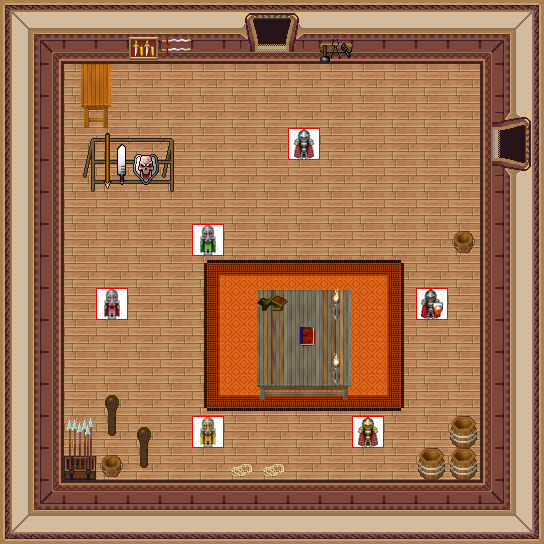

A level layout from a 2D game, rendered from its tile map. Below: a short description, then the map file with tile-grid data replaced by summaries:
An orthogonal 17x17 tile map with 32x32 px tiles, 6 tile layers (0_floor, 1_terrain, 2_object, 3_roof, ...), 1 hidden layer not drawn, 22 tilesets.

<map version="1.2" tiledversion="1.2.2" orientation="orthogonal" renderorder="right-down" width="17" height="17" tilewidth="32" tileheight="32" infinite="0" nextlayerid="8" nextobjectid="1">
 <tileset firstgid="1" name="wall red" tilewidth="32" tileheight="32" tilecount="16" columns="4">
  <image source="../../tileset/building/wall/int_wall_dark_red.png" width="128" height="128" />
 </tileset>
 <tileset firstgid="17" name="int red wall" tilewidth="32" tileheight="32" tilecount="16" columns="4">
  <image source="../../tileset/building/wall/int_wall_dark_red_corners.png" width="128" height="128" />
 </tileset>
 <tileset firstgid="33" name="collision" tilewidth="32" tileheight="32" tilecount="1" columns="1">
  <image source="../../tileset/logic/collision.png" width="32" height="32" />
 </tileset>
 <tileset firstgid="34" name="kafelki" tilewidth="32" tileheight="32" tilecount="91" columns="7">
  <image source="../../tileset/pol/domki/podloga/kafelki_blyszczace3smok.png" width="224" height="416" />
 </tileset>
 <tileset firstgid="125" name="drzwi" tilewidth="32" tileheight="32" tilecount="12" columns="3">
  <image source="../../tileset/building/entrance/dark_red_ns.png" width="96" height="128" />
 </tileset>
 <tileset firstgid="137" name="dark_red_ew" tilewidth="32" tileheight="32" tilecount="12" columns="4">
  <image source="../../tileset/building/entrance/dark_red_ew.png" width="128" height="96" />
 </tileset>
 <tileset firstgid="149" name="pol_rycerze" tilewidth="32" tileheight="32" tilecount="9" columns="9">
  <image source="../../tileset/logic/creature/pol_rycerze.png" width="288" height="32" />
 </tileset>
 <tileset firstgid="158" name="rug" tilewidth="32" tileheight="32" tilecount="9" columns="3">
  <image source="../../tileset/furniture/carpet/orange.png" width="96" height="96" />
 </tileset>
 <tileset firstgid="167" name="barrel" tilewidth="32" tileheight="32" tilecount="2" columns="1">
  <image source="../../tileset/item/pot/barrel.png" width="32" height="64" />
 </tileset>
 <tileset firstgid="169" name="weapons rack" tilewidth="32" tileheight="32" tilecount="18" columns="9">
  <image source="../../tileset/item/armor/weapons_rack.png" width="288" height="64" />
 </tileset>
 <tileset firstgid="187" name="ropes" tilewidth="32" tileheight="32" tilecount="4" columns="2">
  <image source="../../tileset/item/ropes.png" width="64" height="64" />
 </tileset>
 <tileset firstgid="191" name="weapons" tilewidth="32" tileheight="32" tilecount="2" columns="1">
  <image source="../../tileset/item/weapon/box_of_weapons.png" width="32" height="64" />
 </tileset>
 <tileset firstgid="193" name="stick" tilewidth="32" tileheight="32" tilecount="2" columns="1">
  <image source="../../tileset/furniture/other/stick.png" width="32" height="64" />
 </tileset>
 <tileset firstgid="195" name="copper table" tilewidth="32" tileheight="32" tilecount="15" columns="3">
  <image source="../../tileset/furniture/table/table_copper.png" width="96" height="160" />
 </tileset>
 <tileset firstgid="210" name="weapons" tilewidth="32" tileheight="32" tilecount="16" columns="4">
  <image source="../../tileset/item/armor/weapons_for_walls.png" width="128" height="128" />
 </tileset>
 <tileset firstgid="226" name="tools" tilewidth="32" tileheight="32" tilecount="9" columns="3">
  <image source="../../tileset/item/tools.png" width="96" height="96" />
 </tileset>
 <tileset firstgid="235" name="grey_plain" tilewidth="32" tileheight="32" tilecount="9" columns="3">
  <image source="../../tileset/furniture/table/grey_plain.png" width="96" height="96" />
 </tileset>
 <tileset firstgid="244" name="grey_fancy" tilewidth="32" tileheight="32" tilecount="9" columns="3">
  <image source="../../tileset/furniture/table/grey_fancy.png" width="96" height="96" />
 </tileset>
 <tileset firstgid="253" name="book" tilewidth="32" tileheight="32" tilecount="4" columns="2">
  <image source="../../tileset/item/documents/book.png" width="64" height="64" />
 </tileset>
 <tileset firstgid="257" name="light" tilewidth="32" tileheight="32" tilecount="8" columns="2">
  <image source="../../tileset/furniture/light/dark_torch.png" width="64" height="128" />
 </tileset>
 <tileset firstgid="265" name="books2" tilewidth="32" tileheight="32" tilecount="4" columns="2">
  <image source="../../tileset/item/documents/books2.png" width="64" height="64" />
 </tileset>
 <tileset firstgid="269" name="kafelki_rozne" tilewidth="32" tileheight="32" tilecount="80" columns="16">
  <image source="../../tileset/pol/domki/podloga/kafelki_rozne.png" width="512" height="160" />
 </tileset>
 <layer id="1" name="0_floor" width="17" height="17">
  <data>[289 cells, 289 non-empty, 3 distinct tile ids]</data>
 </layer>
 <layer id="2" name="1_terrain" width="17" height="17">
  <data>[289 cells, 169 non-empty, 46 distinct tile ids]</data>
 </layer>
 <layer id="3" name="2_object" width="17" height="17">
  <data>[289 cells, 31 non-empty, 29 distinct tile ids]</data>
 </layer>
 <layer id="7" name="3_roof" width="17" height="17">
  <data>[289 cells, 7 non-empty, 6 distinct tile ids]</data>
 </layer>
 <layer id="4" name="objects" width="17" height="17">
  <data>[289 cells, 6 non-empty, 6 distinct tile ids]</data>
 </layer>
 <layer id="5" name="collision" width="17" height="17" visible="0">
  <data>[289 cells, 143 non-empty, 1 distinct tile ids]</data>
 </layer>
 <layer id="6" name="protection" width="17" height="17">
  <data>[289 cells, 0 non-empty, 0 distinct tile ids]</data>
 </layer>
</map>
